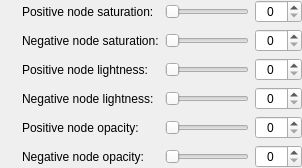
        <widget class="QWidget" name="widget_18" native="true">
         <layout class="QGridLayout" name="gridLayout_11">
          <property name="leftMargin">
           <number>0</number>
          </property>
          <property name="topMargin">
           <number>0</number>
          </property>
          <property name="rightMargin">
           <number>0</number>
          </property>
          <property name="bottomMargin">
           <number>0</number>
          </property>
          <item row="0" column="1">
           <widget class="InfoTextWidget" name="randomColourPositiveSaturationInfoText" native="true">
            <property name="sizePolicy">
             <sizepolicy hsizetype="Fixed" vsizetype="Fixed">
              <horstretch>0</horstretch>
              <verstretch>0</verstretch>
             </sizepolicy>
            </property>
            <property name="minimumSize">
             <size>
              <width>16</width>
              <height>16</height>
             </size>
            </property>
            <property name="toolTip">
             <string>This controls the colour saturation of the positive nodes when the 'Random colours' option is used.&lt;br&gt;&lt;br&gt;
                                                            The minimum value will result in colourless (grey) nodes while high values will result in brightly coloured nodes.</string>
            </property>
           </widget>
          </item>
          <item row="2" column="1">
           <widget class="InfoTextWidget" name="randomColourPositiveLightnessInfoText" native="true">
            <property name="sizePolicy">
             <sizepolicy hsizetype="Fixed" vsizetype="Fixed">
              <horstretch>0</horstretch>
              <verstretch>0</verstretch>
             </sizepolicy>
            </property>
            <property name="minimumSize">
             <size>
              <width>16</width>
              <height>16</height>
             </size>
            </property>
            <property name="toolTip">
             <string>This controls the colour lightness of the positive nodes when the 'Random colours' option is used.&lt;br&gt;&lt;br&gt;
                                                           Low values will result in dark nodes while high values result in light nodes</string>
            </property>
           </widget>
          </item>
          <item row="1" column="1">
           <widget class="InfoTextWidget" name="randomColourNegativeSaturationInfoText" native="true">
            <property name="sizePolicy">
             <sizepolicy hsizetype="Fixed" vsizetype="Fixed">
              <horstretch>0</horstretch>
              <verstretch>0</verstretch>
             </sizepolicy>
            </property>
            <property name="minimumSize">
             <size>
              <width>16</width>
              <height>16</height>
             </size>
            </property>
            <property name="toolTip">
             <string>This controls the colour saturation of the negative nodes when the 'Random colours' option is used.&lt;br&gt;&lt;br&gt;
                                                            The minimum value will result in colourless (grey) nodes while high values will result in brightly coloured nodes.&lt;br&gt;&lt;br&gt;
                                                            Note that negative nodes are only visible when the graph is drawn in double mode.</string>
            </property>
           </widget>
          </item>
          <item row="2" column="3">
           <widget class="QSlider" name="randomColourPositiveLightnessSlider">
            <property name="sizePolicy">
             <sizepolicy hsizetype="Preferred" vsizetype="Fixed">
              <horstretch>0</horstretch>
              <verstretch>0</verstretch>
             </sizepolicy>
            </property>
            <property name="focusPolicy">
             <enum>Qt::StrongFocus</enum>
            </property>
            <property name="maximum">
             <number>255</number>
            </property>
            <property name="orientation">
             <enum>Qt::Horizontal</enum>
            </property>
           </widget>
          </item>
          <item row="0" column="3">
           <widget class="QSlider" name="randomColourPositiveSaturationSlider">
            <property name="sizePolicy">
             <sizepolicy hsizetype="Preferred" vsizetype="Fixed">
              <horstretch>0</horstretch>
              <verstretch>0</verstretch>
             </sizepolicy>
            </property>
            <property name="focusPolicy">
             <enum>Qt::StrongFocus</enum>
            </property>
            <property name="maximum">
             <number>255</number>
            </property>
            <property name="orientation">
             <enum>Qt::Horizontal</enum>
            </property>
           </widget>
          </item>
          <item row="0" column="5">
           <spacer name="horizontalSpacer_12">
            <property name="orientation">
             <enum>Qt::Horizontal</enum>
            </property>
            <property name="sizeType">
             <enum>QSizePolicy::Expanding</enum>
            </property>
            <property name="sizeHint" stdset="0">
             <size>
              <width>0</width>
              <height>20</height>
             </size>
            </property>
           </spacer>
          </item>
          <item row="4" column="2">
           <widget class="QLabel" name="label_34">
            <property name="sizePolicy">
             <sizepolicy hsizetype="Minimum" vsizetype="Preferred">
              <horstretch>0</horstretch>
              <verstretch>0</verstretch>
             </sizepolicy>
            </property>
            <property name="text">
             <string>Positive node opacity:</string>
            </property>
           </widget>
          </item>
          <item row="2" column="2">
           <widget class="QLabel" name="label_44">
            <property name="sizePolicy">
             <sizepolicy hsizetype="Minimum" vsizetype="Preferred">
              <horstretch>0</horstretch>
              <verstretch>0</verstretch>
             </sizepolicy>
            </property>
            <property name="text">
             <string>Positive node lightness:</string>
            </property>
           </widget>
          </item>
          <item row="0" column="2">
           <widget class="QLabel" name="label_42">
            <property name="sizePolicy">
             <sizepolicy hsizetype="Minimum" vsizetype="Preferred">
              <horstretch>0</horstretch>
              <verstretch>0</verstretch>
             </sizepolicy>
            </property>
            <property name="text">
             <string>Positive node saturation:</string>
            </property>
           </widget>
          </item>
          <item row="4" column="3">
           <widget class="QSlider" name="randomColourPositiveOpacitySlider">
            <property name="sizePolicy">
             <sizepolicy hsizetype="Preferred" vsizetype="Fixed">
              <horstretch>0</horstretch>
              <verstretch>0</verstretch>
             </sizepolicy>
            </property>
            <property name="focusPolicy">
             <enum>Qt::StrongFocus</enum>
            </property>
            <property name="maximum">
             <number>255</number>
            </property>
            <property name="orientation">
             <enum>Qt::Horizontal</enum>
            </property>
           </widget>
          </item>
          <item row="2" column="4">
           <widget class="QSpinBox" name="randomColourPositiveLightnessSpinBox">
            <property name="focusPolicy">
             <enum>Qt::StrongFocus</enum>
            </property>
            <property name="alignment">
             <set>Qt::AlignCenter</set>
            </property>
            <property name="maximum">
             <number>255</number>
            </property>
           </widget>
          </item>
          <item row="3" column="2">
           <widget class="QLabel" name="label_45">
            <property name="sizePolicy">
             <sizepolicy hsizetype="Minimum" vsizetype="Preferred">
              <horstretch>0</horstretch>
              <verstretch>0</verstretch>
             </sizepolicy>
            </property>
            <property name="text">
             <string>Negative node lightness:</string>
            </property>
           </widget>
          </item>
          <item row="1" column="3">
           <widget class="QSlider" name="randomColourNegativeSaturationSlider">
            <property name="sizePolicy">
             <sizepolicy hsizetype="Preferred" vsizetype="Fixed">
              <horstretch>0</horstretch>
              <verstretch>0</verstretch>
             </sizepolicy>
            </property>
            <property name="focusPolicy">
             <enum>Qt::StrongFocus</enum>
            </property>
            <property name="maximum">
             <number>255</number>
            </property>
            <property name="orientation">
             <enum>Qt::Horizontal</enum>
            </property>
           </widget>
          </item>
          <item row="1" column="2">
           <widget class="QLabel" name="label_43">
            <property name="sizePolicy">
             <sizepolicy hsizetype="Minimum" vsizetype="Preferred">
              <horstretch>0</horstretch>
              <verstretch>0</verstretch>
             </sizepolicy>
            </property>
            <property name="text">
             <string>Negative node saturation:</string>
            </property>
           </widget>
          </item>
          <item row="3" column="1">
           <widget class="InfoTextWidget" name="randomColourNegativeLightnessInfoText" native="true">
            <property name="sizePolicy">
             <sizepolicy hsizetype="Fixed" vsizetype="Fixed">
              <horstretch>0</horstretch>
              <verstretch>0</verstretch>
             </sizepolicy>
            </property>
            <property name="minimumSize">
             <size>
              <width>16</width>
              <height>16</height>
             </size>
            </property>
            <property name="toolTip">
             <string>This controls the colour lightness of the negative nodes when the 'Random colours' option is used.&lt;br&gt;&lt;br&gt;
                                                           Low values will result in dark nodes while high values result in light nodes.&lt;br&gt;&lt;br&gt;
                                                           Note that negative nodes are only visible when the graph is drawn in double mode.</string>
            </property>
           </widget>
          </item>
          <item row="4" column="1">
           <widget class="InfoTextWidget" name="randomColourPositiveOpacityInfoText" native="true">
            <property name="sizePolicy">
             <sizepolicy hsizetype="Fixed" vsizetype="Fixed">
              <horstretch>0</horstretch>
              <verstretch>0</verstretch>
             </sizepolicy>
            </property>
            <property name="minimumSize">
             <size>
              <width>16</width>
              <height>16</height>
             </size>
            </property>
            <property name="toolTip">
             <string>This controls how opaque the positive nodes are when the 'Random colours' option is used.&lt;br&gt;&lt;br&gt;
                                                         Set to the minimum value for fully transparent nodes. Set to the maximum value for completely opaque nodes.</string>
            </property>
           </widget>
          </item>
          <item row="1" column="4">
           <widget class="QSpinBox" name="randomColourNegativeSaturationSpinBox">
            <property name="focusPolicy">
             <enum>Qt::StrongFocus</enum>
            </property>
            <property name="alignment">
             <set>Qt::AlignCenter</set>
            </property>
            <property name="maximum">
             <number>255</number>
            </property>
           </widget>
          </item>
          <item row="0" column="4">
           <widget class="QSpinBox" name="randomColourPositiveSaturationSpinBox">
            <property name="focusPolicy">
             <enum>Qt::StrongFocus</enum>
            </property>
            <property name="alignment">
             <set>Qt::AlignCenter</set>
            </property>
            <property name="maximum">
             <number>255</number>
            </property>
           </widget>
          </item>
          <item row="0" column="0">
           <spacer name="horizontalSpacer_11">
            <property name="orientation">
             <enum>Qt::Horizontal</enum>
            </property>
            <property name="sizeType">
             <enum>QSizePolicy::Expanding</enum>
            </property>
            <property name="sizeHint" stdset="0">
             <size>
              <width>0</width>
              <height>20</height>
             </size>
            </property>
           </spacer>
          </item>
          <item row="3" column="3">
           <widget class="QSlider" name="randomColourNegativeLightnessSlider">
            <property name="sizePolicy">
             <sizepolicy hsizetype="Preferred" vsizetype="Fixed">
              <horstretch>0</horstretch>
              <verstretch>0</verstretch>
             </sizepolicy>
            </property>
            <property name="focusPolicy">
             <enum>Qt::StrongFocus</enum>
            </property>
            <property name="maximum">
             <number>255</number>
            </property>
            <property name="orientation">
             <enum>Qt::Horizontal</enum>
            </property>
           </widget>
          </item>
          <item row="4" column="4">
           <widget class="QSpinBox" name="randomColourPositiveOpacitySpinBox">
            <property name="focusPolicy">
             <enum>Qt::StrongFocus</enum>
            </property>
            <property name="alignment">
             <set>Qt::AlignCenter</set>
            </property>
            <property name="maximum">
             <number>255</number>
            </property>
           </widget>
          </item>
          <item row="3" column="4">
           <widget class="QSpinBox" name="randomColourNegativeLightnessSpinBox">
            <property name="focusPolicy">
             <enum>Qt::StrongFocus</enum>
            </property>
            <property name="alignment">
             <set>Qt::AlignCenter</set>
            </property>
            <property name="maximum">
             <number>255</number>
            </property>
           </widget>
          </item>
          <item row="5" column="1">
           <widget class="InfoTextWidget" name="randomColourNegativeOpacityInfoText" native="true">
            <property name="sizePolicy">
             <sizepolicy hsizetype="Fixed" vsizetype="Fixed">
              <horstretch>0</horstretch>
              <verstretch>0</verstretch>
             </sizepolicy>
            </property>
            <property name="minimumSize">
             <size>
              <width>16</width>
              <height>16</height>
             </size>
            </property>
            <property name="toolTip">
             <string>This controls how opaque the negative nodes are when the 'Random colours' option is used.&lt;br&gt;&lt;br&gt;
                                                         Set to the minimum value for fully transparent nodes. Set to the maximum value for completely opaque nodes.&lt;br&gt;&lt;br&gt;
                                                         Note that negative nodes are only visible when the graph is drawn in double mode.</string>
            </property>
           </widget>
          </item>
          <item row="5" column="2">
           <widget class="QLabel" name="label_46">
            <property name="sizePolicy">
             <sizepolicy hsizetype="Minimum" vsizetype="Preferred">
              <horstretch>0</horstretch>
              <verstretch>0</verstretch>
             </sizepolicy>
            </property>
            <property name="text">
             <string>Negative node opacity:</string>
            </property>
           </widget>
          </item>
          <item row="5" column="3">
           <widget class="QSlider" name="randomColourNegativeOpacitySlider">
            <property name="sizePolicy">
             <sizepolicy hsizetype="Preferred" vsizetype="Fixed">
              <horstretch>0</horstretch>
              <verstretch>0</verstretch>
             </sizepolicy>
            </property>
            <property name="focusPolicy">
             <enum>Qt::StrongFocus</enum>
            </property>
            <property name="maximum">
             <number>255</number>
            </property>
            <property name="orientation">
             <enum>Qt::Horizontal</enum>
            </property>
           </widget>
          </item>
          <item row="5" column="4">
           <widget class="QSpinBox" name="randomColourNegativeOpacitySpinBox">
            <property name="focusPolicy">
             <enum>Qt::StrongFocus</enum>
            </property>
            <property name="alignment">
             <set>Qt::AlignCenter</set>
            </property>
            <property name="maximum">
             <number>255</number>
            </property>
           </widget>
          </item>
         </layout>
        </widget>
